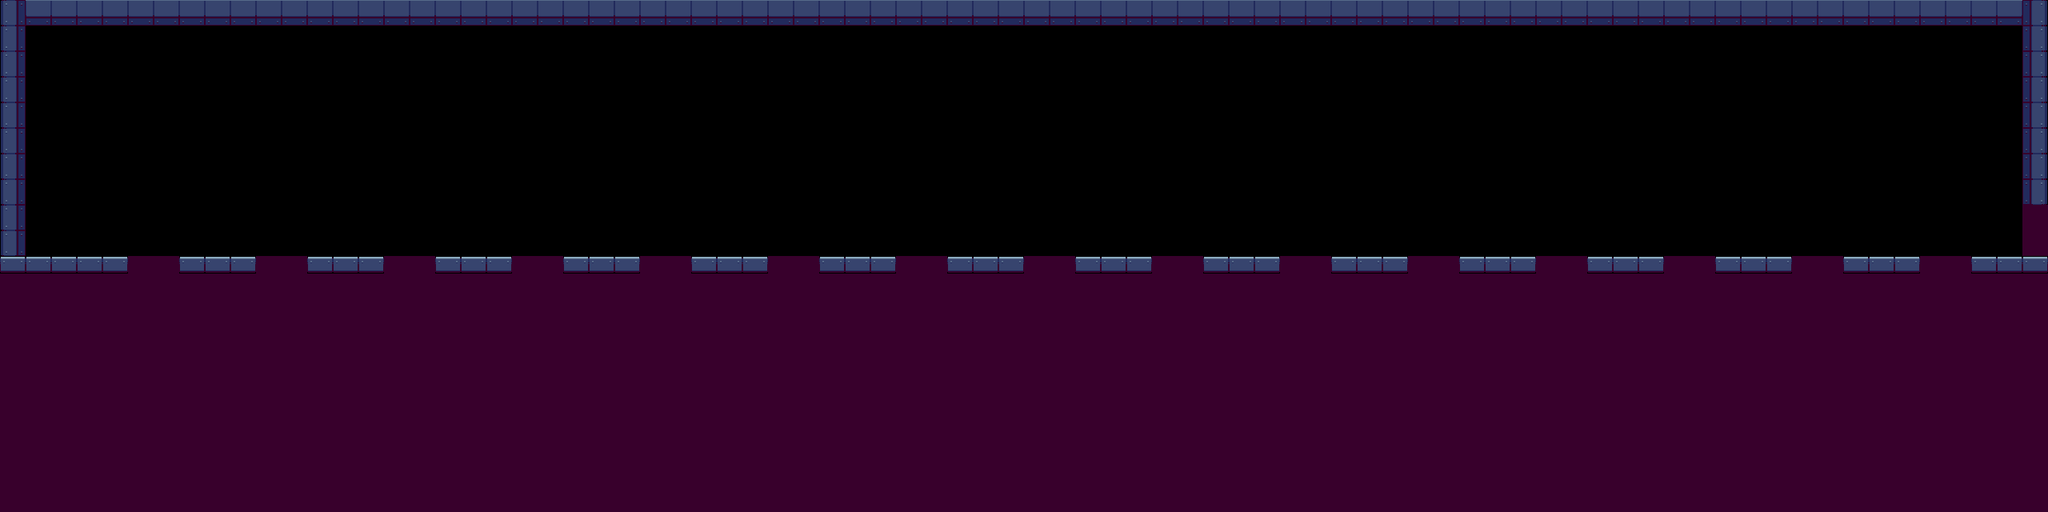

The image is a tile-based game level rendered from a .tmx file. Its description and source (layers, tilesets, objects; grid data summarised) follow:
An orthogonal 80x20 tile map with 32x32 px tiles, 2 tile layers (decorations, blocks) and 32 objects (31x door, player_spawn).

<map version="1.10" tiledversion="1.11.2" orientation="orthogonal" renderorder="right-down" width="80" height="20" tilewidth="32" tileheight="32" infinite="0" nextlayerid="4" nextobjectid="35">
 <tileset firstgid="1" source="../assets/fulltile.tsx" />
 <layer id="3" name="decorations" width="80" height="20">
  <data>[1600 cells, 802 non-empty, 1 distinct tile ids]</data>
 </layer>
 <objectgroup id="2" name="spawns">
  <object id="3" type="player_spawn" x="74.2115" y="258.478" />
  <object id="4" type="door" x="2542.21" y="290.478">
   <properties>
    <property name="spawn_x" type="float" value="2" />
    <property name="spawn_y" type="float" value="8" />
    <property name="target" value="../map/challenge2.tmx" />
   </properties>
  </object>
  <object id="5" type="door" x="2419.5" y="349">
   <properties>
    <property name="spawn_x" type="float" value="2" />
    <property name="spawn_y" type="float" value="8" />
    <property name="target" value="../map/challenge1.tmx" />
   </properties>
  </object>
  <object id="6" type="door" x="2445" y="348.5">
   <properties>
    <property name="spawn_x" type="float" value="2" />
    <property name="spawn_y" type="float" value="8" />
    <property name="target" value="../map/challenge1.tmx" />
   </properties>
  </object>
  <object id="7" type="door" x="2256.5" y="352">
   <properties>
    <property name="spawn_x" type="float" value="2" />
    <property name="spawn_y" type="float" value="8" />
    <property name="target" value="../map/challenge1.tmx" />
   </properties>
  </object>
  <object id="8" type="door" x="2286" y="352">
   <properties>
    <property name="spawn_x" type="float" value="2" />
    <property name="spawn_y" type="float" value="8" />
    <property name="target" value="../map/challenge1.tmx" />
   </properties>
  </object>
  <object id="9" type="door" x="2097" y="352">
   <properties>
    <property name="spawn_x" type="float" value="2" />
    <property name="spawn_y" type="float" value="8" />
    <property name="target" value="../map/challenge1.tmx" />
   </properties>
  </object>
  <object id="10" type="door" x="2126.5" y="352.5">
   <properties>
    <property name="spawn_x" type="float" value="2" />
    <property name="spawn_y" type="float" value="8" />
    <property name="target" value="../map/challenge1.tmx" />
   </properties>
  </object>
  <object id="11" type="door" x="1938" y="351">
   <properties>
    <property name="spawn_x" type="float" value="2" />
    <property name="spawn_y" type="float" value="8" />
    <property name="target" value="../map/challenge1.tmx" />
   </properties>
  </object>
  <object id="12" type="door" x="1967.5" y="351">
   <properties>
    <property name="spawn_x" type="float" value="2" />
    <property name="spawn_y" type="float" value="8" />
    <property name="target" value="../map/challenge1.tmx" />
   </properties>
  </object>
  <object id="13" type="door" x="1776.5" y="352">
   <properties>
    <property name="spawn_x" type="float" value="2" />
    <property name="spawn_y" type="float" value="8" />
    <property name="target" value="../map/challenge1.tmx" />
   </properties>
  </object>
  <object id="14" type="door" x="1805.5" y="351.5">
   <properties>
    <property name="spawn_x" type="float" value="2" />
    <property name="spawn_y" type="float" value="8" />
    <property name="target" value="../map/challenge1.tmx" />
   </properties>
  </object>
  <object id="15" type="door" x="1616.5" y="352.5">
   <properties>
    <property name="spawn_x" type="float" value="2" />
    <property name="spawn_y" type="float" value="8" />
    <property name="target" value="../map/challenge1.tmx" />
   </properties>
  </object>
  <object id="16" type="door" x="1647" y="352.5">
   <properties>
    <property name="spawn_x" type="float" value="2" />
    <property name="spawn_y" type="float" value="8" />
    <property name="target" value="../map/challenge1.tmx" />
   </properties>
  </object>
  <object id="17" type="door" x="1458" y="351.5">
   <properties>
    <property name="spawn_x" type="float" value="2" />
    <property name="spawn_y" type="float" value="8" />
    <property name="target" value="../map/challenge1.tmx" />
   </properties>
  </object>
  <object id="18" type="door" x="1488" y="352">
   <properties>
    <property name="spawn_x" type="float" value="2" />
    <property name="spawn_y" type="float" value="8" />
    <property name="target" value="../map/challenge1.tmx" />
   </properties>
  </object>
  <object id="19" type="door" x="1298" y="352">
   <properties>
    <property name="spawn_x" type="float" value="2" />
    <property name="spawn_y" type="float" value="8" />
    <property name="target" value="../map/challenge1.tmx" />
   </properties>
  </object>
  <object id="20" type="door" x="1326.5" y="352">
   <properties>
    <property name="spawn_x" type="float" value="2" />
    <property name="spawn_y" type="float" value="8" />
    <property name="target" value="../map/challenge1.tmx" />
   </properties>
  </object>
  <object id="21" type="door" x="1138.5" y="350">
   <properties>
    <property name="spawn_x" type="float" value="2" />
    <property name="spawn_y" type="float" value="8" />
    <property name="target" value="../map/challenge1.tmx" />
   </properties>
  </object>
  <object id="22" type="door" x="1167.5" y="349">
   <properties>
    <property name="spawn_x" type="float" value="2" />
    <property name="spawn_y" type="float" value="8" />
    <property name="target" value="../map/challenge1.tmx" />
   </properties>
  </object>
  <object id="23" type="door" x="977.5" y="351.5">
   <properties>
    <property name="spawn_x" type="float" value="2" />
    <property name="spawn_y" type="float" value="8" />
    <property name="target" value="../map/challenge1.tmx" />
   </properties>
  </object>
  <object id="24" type="door" x="1007" y="352.5">
   <properties>
    <property name="spawn_x" type="float" value="2" />
    <property name="spawn_y" type="float" value="8" />
    <property name="target" value="../map/challenge1.tmx" />
   </properties>
  </object>
  <object id="25" type="door" x="815" y="351">
   <properties>
    <property name="spawn_x" type="float" value="2" />
    <property name="spawn_y" type="float" value="8" />
    <property name="target" value="../map/challenge1.tmx" />
   </properties>
  </object>
  <object id="26" type="door" x="848" y="351.5">
   <properties>
    <property name="spawn_x" type="float" value="2" />
    <property name="spawn_y" type="float" value="8" />
    <property name="target" value="../map/challenge1.tmx" />
   </properties>
  </object>
  <object id="27" type="door" x="657.5" y="351.5">
   <properties>
    <property name="spawn_x" type="float" value="2" />
    <property name="spawn_y" type="float" value="8" />
    <property name="target" value="../map/challenge1.tmx" />
   </properties>
  </object>
  <object id="28" type="door" x="688.5" y="351">
   <properties>
    <property name="spawn_x" type="float" value="2" />
    <property name="spawn_y" type="float" value="8" />
    <property name="target" value="../map/challenge1.tmx" />
   </properties>
  </object>
  <object id="29" type="door" x="497.5" y="353">
   <properties>
    <property name="spawn_x" type="float" value="2" />
    <property name="spawn_y" type="float" value="8" />
    <property name="target" value="../map/challenge1.tmx" />
   </properties>
  </object>
  <object id="30" type="door" x="529" y="352.5">
   <properties>
    <property name="spawn_x" type="float" value="2" />
    <property name="spawn_y" type="float" value="8" />
    <property name="target" value="../map/challenge1.tmx" />
   </properties>
  </object>
  </objectgroup>
 <layer id="1" name="blocks" width="80" height="20">
  <data>[1600 cells, 146 non-empty, 4 distinct tile ids]</data>
 </layer>
</map>
<!-- 4 of 32 objects omitted -->
